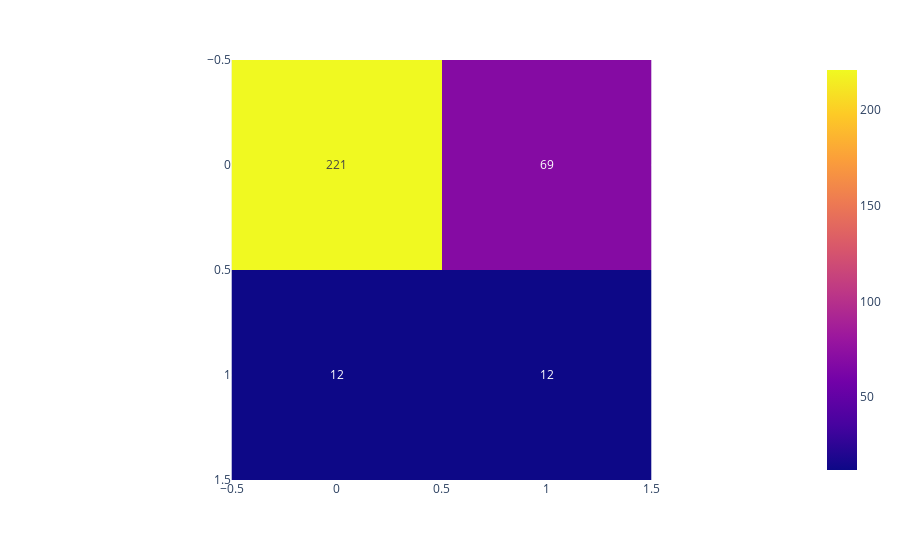

Notebook cell for this chart:
### Code cell
from sklearn.metrics import accuracy_score
from sklearn.metrics import classification_report
from sklearn.metrics import precision_score
from sklearn.metrics import recall_score
from sklearn.metrics import f1_score
from sklearn.metrics import roc_auc_score

x = mode_data
y = raw_data['Pass/Fail']
x_train,x_test,y_train,y_test = train_test_split(x,y,test_size=0.2,random_state=42)
x_train = pd.DataFrame(StandardScaler().fit_transform(x_train)).reset_index(drop=True)
x_train.sample(5)
x_train=x_train.fillna(0)
y_train.reset_index(drop=True , inplace =True)
x_train, y_train = SMOTE().fit_resample(x_train, y_train)
y_train.value_counts()
x_test = pd.DataFrame(StandardScaler().fit_transform(x_test)).fillna(0)
logfittype = LogisticRegression()
y_pred = logfittype.fit(x_train,y_train).predict(x_test)
from sklearn.metrics import classification_report

# 각 평가 지표 계산
accuracy = accuracy_score(y_test, y_pred)
precision = precision_score(y_test, y_pred)
recall = recall_score(y_test, y_pred)
f1 = f1_score(y_test, y_pred)
roc_auc = roc_auc_score(y_test, y_pred)

# 결과 출력
print("Logistic Regression 결과:")
print("Accuracy:", accuracy)
print("Precision:", precision)
print("Recall:", recall)
print("F1 Score:", f1)
print("ROC AUC Score:", roc_auc)

print(classification_report(y_test, y_pred, digits=3))
print(classification_report(y_test, y_pred, digits = 3))
px.imshow(confusion_matrix(y_test, y_pred) , text_auto=True)

### Figure 1 — Plotly figure (JSON) as saved in the notebook; plotly's stock layout.template omitted (floating-point values rounded to 4 significant figures)
{"data": [{"coloraxis": "coloraxis", "hovertemplate": "x: %{x}<br>y: %{y}<br>color: %{z}<extra></extra>", "name": "0", "texttemplate": "%{z}", "type": "heatmap", "xaxis": "x", "yaxis": "y", "z": [[221, 69], [12, 12]]}], "layout": {"coloraxis": {"colorscale": [[0, "#0d0887"], [0.1111, "#46039f"], [0.2222, "#7201a8"], [0.3333, "#9c179e"], [0.4444, "#bd3786"], [0.5556, "#d8576b"], [0.6667, "#ed7953"], [0.7778, "#fb9f3a"], [0.8889, "#fdca26"], [1, "#f0f921"]]}, "margin": {"t": 60}, "xaxis": {"anchor": "y", "constrain": "domain", "domain": [0, 1], "scaleanchor": "y"}, "yaxis": {"anchor": "x", "autorange": "reversed", "constrain": "domain", "domain": [0, 1]}}}
